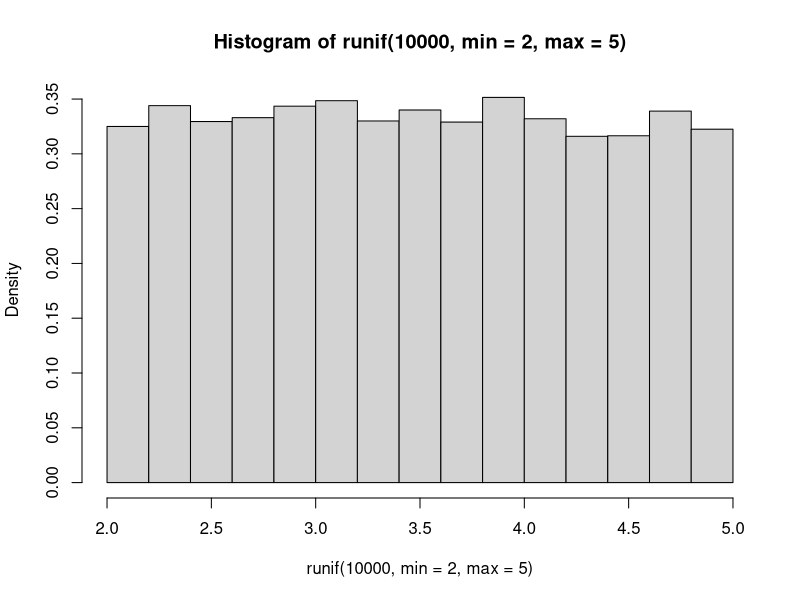
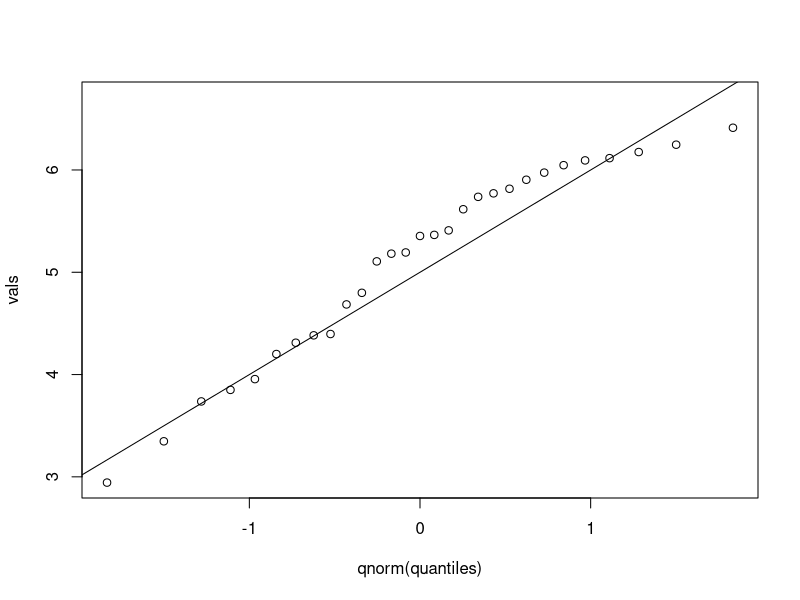
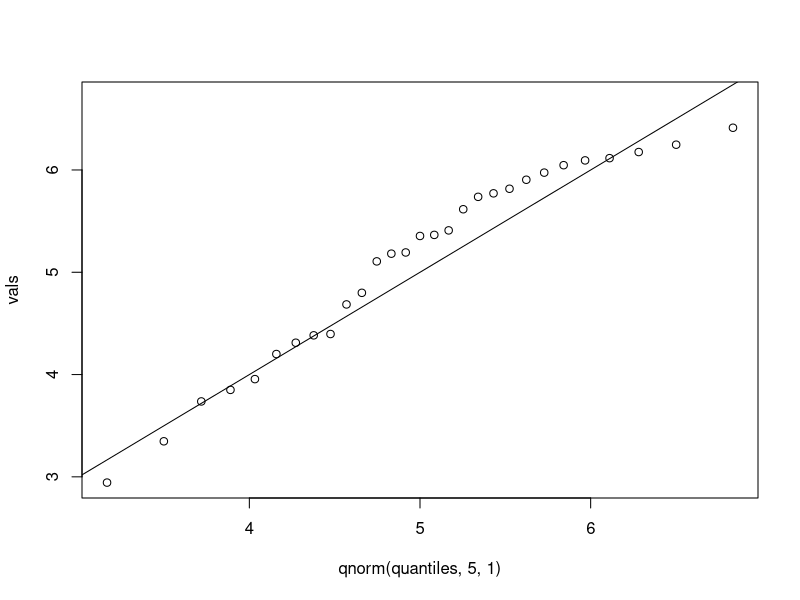

Reproduce these figures in R, in order.
dunif(0.5, min=2, max=5)
punif(4, min=2, max=5)
runif(10, min=2, max=5)
hist(runif(1e4, min=2, max=5), freq = FALSE)
qunif(0.5, min=2, max=5)
qunif(0.00000001, min=2, max=5)


#### IQ -----
pnorm(85, mean = 100, sd = 15)
1 - pnorm(130, mean = 100, sd = 15)
pnorm(130, mean = 100, sd = 15) - pnorm(70, mean = 100, sd = 15)
qnorm(0.9, mean = 100, sd = 15)

#Siehe Summe_von_ZV.R


### QQPlot 
N= 30
vals = sort(rnorm(N, 5, 1))
round(vals, 2)
quantiles = (1:N)/N
quantiles

data.frame(round(vals,2), quantiles)

plot(qnorm(quantiles), vals)
abline(a=5,b=1)

#With true quantiles the form does not change
plot(qnorm(quantiles,5,1), vals)
abline(a=0,b=1)


#### QQPlots vs Histograms
